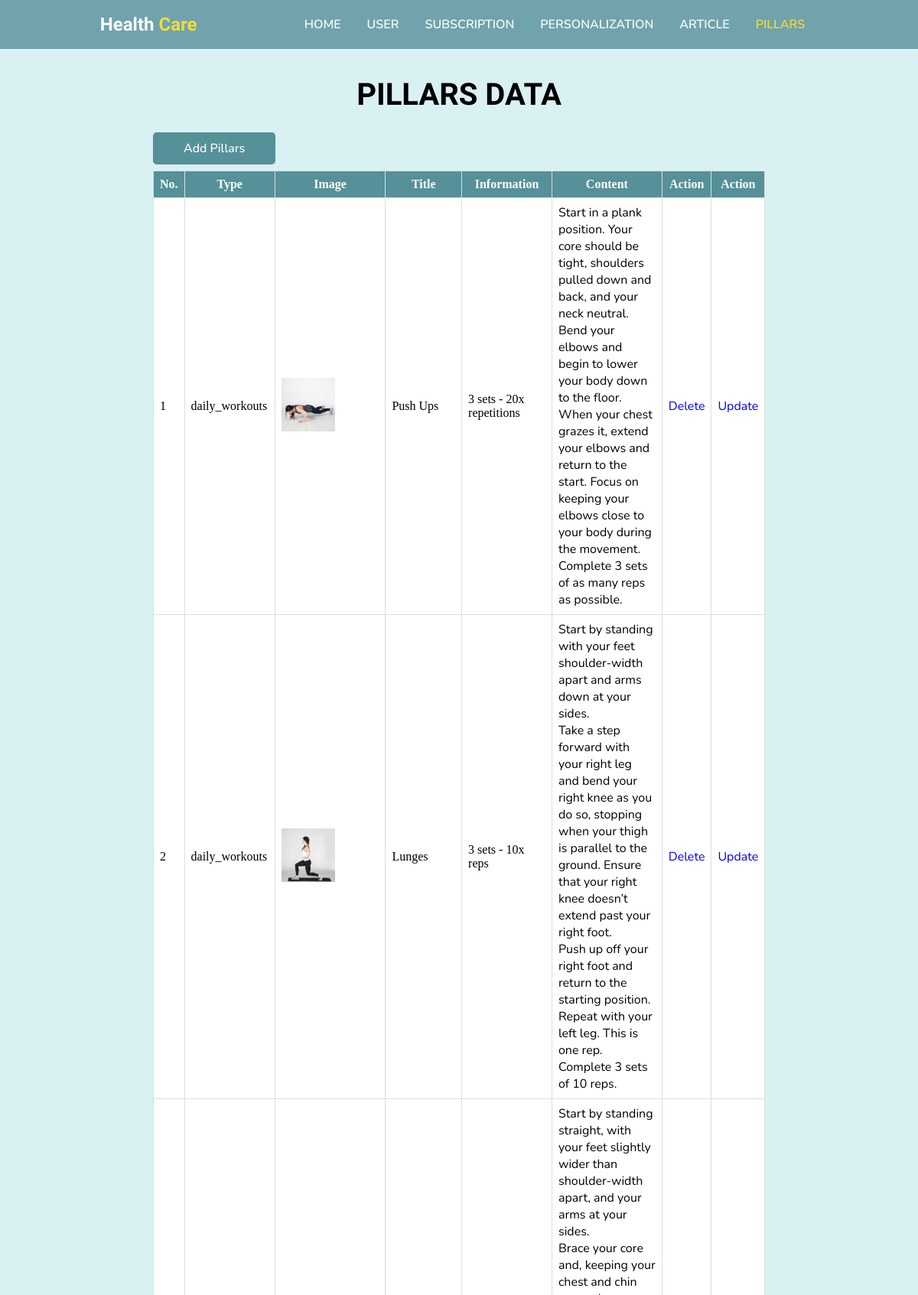
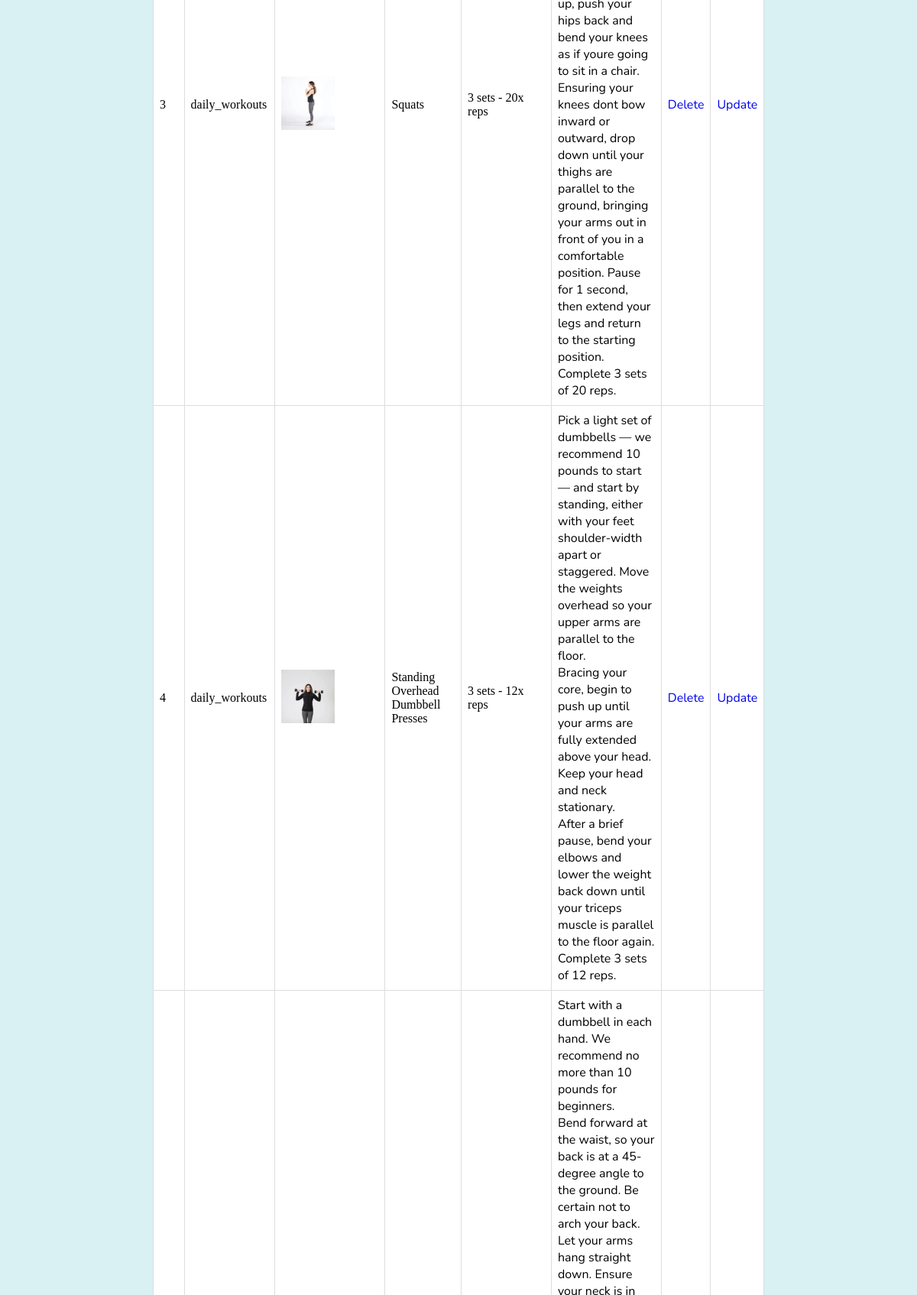
/admin/adminpillars.php (upper part), run on the app's committed database (2 pictures, top to bottom).
### tables this page shows
CREATE TABLE `pillars` (
  `id_pillars` int(11) NOT NULL,
  `type` varchar(50) NOT NULL,
  `image` varchar(225) NOT NULL,
  `title` varchar(225) NOT NULL,
  `information` varchar(1000) NOT NULL,
  `content` varchar(10000) NOT NULL
);

### admin/adminpillars.php (the view, shortened to what this page needs)
<!DOCTYPE html>
<html lang="en">
<head>
    <link rel="stylesheet" href="style_main.css">
</head>
<body>
    <header>
        <div class="logo">
            <h2>Health <span>Care</span></h2>
        </div>
        <ul class="navbar">
            <li><a href="index.php" class="btn-nav">Home</a></li>
            <li><a href="adminuser.php" class="btn-nav">User</a></li>
            <li><a href="adminsubs.php" class="btn-nav">Subscription</a></li>
            <li><a href="adminperson.php" class="btn-nav">Personalization</a></li>
            <li><a href="adminarticle.php" class="btn-nav">Article</a></li>
            <li><a href="adminpillars.php" class="btn-active">Pillars</a></li>
        </ul>
    </header>
    <section class="user">
        <h1 class="heading">Pillars Data</h1>
        <br>
        <br>
        <a href="adminpillarsadd.php" class="btn">Add Pillars</a>
        <br>
        <br>
        <table border="1" class="table">
            <tr>
                <th>No.</th>
                <th>Type</th>
                <th>Image</th>
                <th>Title</th>
                <th>Information</th>
                <th>Content</th>
                <th>Action</th>
                <th>Action</th>
            </tr>
            <?php
            include '../connect.php';
            $query_mysql = mysqli_query($mysqli, "SELECT * FROM pillars") or die(mysqli_error($mysqli));
            $nomor = 1;
            while ($data = mysqli_fetch_array($query_mysql)) {
                ?>
                <tr>
                    <td><?php echo $nomor++; ?></td>
                    <td><?php echo $data['type']; ?></td>
                    <td><img src="img-pillars/<?php echo $data["image"]; ?>" width="70" title="<?php echo $data['image']; ?>"></td>
                    <td><?php echo $data['title']; ?></td>
                    <td><?php echo $data['information']; ?></td>
                    <td><?php echo $data['content']; ?></td>
                    <td><a href="adminpillarsdelete.php?id=<?php echo $data['id_pillars']; ?>" class="btn-hapus">Delete</a>
                    </td>
                    <td><a href="adminpillarsupdate.php?id=<?php echo $data['id_pillars']; ?>" class="btn-update">Update</a>
                    </td>
                </tr>
            <?php } ?>
        </table>
        <br>
        <br>
    </section>
</body>
</html>

### admin/style_main.css (style rules this page uses)
* { margin: 0; padding: 0; box-sizing: border-box; scroll-padding-top: 4rem; scroll-behavior: smooth; list-style: none; text-decoration: none; }
h1, h2 { font-family: "Signika", sans-serif; }
a, p, li, h3, label { font-family: "Nunito", sans-serif; }
:root { --main-color: #569099; --second-color: #f6d809; --text-color: #1b1b1b; --bg-color: #ffff; --box-shadow: 2px 2px 10px 4px rgb(14 55 54 / 15%); }
section { padding: 100px 200px; }
header { position: fixed; width: 100%; top: 0; right: 0; z-index: 10000; display: flex; justify-content: space-around; align-items: center; padding: 18px 100px; transition: 0.5s linear; background-color: var(--main-color); opacity: 0.8; }
.logo h2 { color: white; }
.logo span { color: #f6d809; }
.navbar { display: flex; }
.btn-nav { padding: 8px 17px; text-decoration: none; color: white; font-size: 1rem; text-transform: uppercase; font-weight: 600; }
.btn-active { padding: 8px 17px; text-decoration: none; color: var(--second-color); font-size: 1rem; text-transform: uppercase; font-weight: 600; }
.user { width: 100%; min-height: 100vh; background: #d9f1f3; background-repeat: no-repeat; background-size: cover; background-position: center; }
.heading { color: rgb(0, 0, 0); font-size: 40px; font-weight: 600; text-align: center; text-transform: uppercase; }
.table { width: 100%; border-collapse: collapse; background: var(--bg-color); background-size: cover; background-repeat: no-repeat; }
.table th, .table td { border: 1px solid #ddd; padding: 8px; }
.table th { background-color: var(--main-color); color: #fff; }
.btn { padding: 10px 40px; border-radius: 0.3rem; background: var(--main-color); color: var(--bg-color); font-weight: 500; }

### data on the page
pillars: type "daily_workouts", image (picture), title "Push Ups", information "3 sets - 20x repetitions", content "Start in a plank position. Your core should be tight, shoulders pulled down and back, and your neck neutral. Bend your elbows and begin to lower your body down to the floor. When your chest grazes it, extend your elbows and return to the start. Focus on keeping your elbows close to your body during the movement. Complete 3 sets of as many reps as possible."
pillars: type "daily_workouts", image (picture), title "Lunges", information "3 sets - 10x reps", content "Start by standing with your feet shoulder-width apart and arms down at your sides. Take a step forward with your right leg and bend your right knee as you do so, stopping when your thigh is parallel to the ground. Ensure that your right knee doesn’t extend past your right foot. Push up off your right foot and return to the starting position. Repeat with your left leg. This is one rep. Complete 3 sets of 10 reps."
pillars: type "daily_workouts", image (picture), title "Squats", information "3 sets - 20x reps", content "Start by standing straight, with your feet slightly wider than shoulder-width apart, and your arms at your sides. Brace your core and, keeping your chest and chin up, push your hips back and bend your knees as if youre going to sit in a chair. Ensuring your knees dont bow inward or outward, drop down until your thighs are parallel to the ground, bringing your arms out in front of you in a comfortable position. Pause for 1 second, then extend your legs and return to the starting position. Complete 3 sets of 20 reps."
pillars: type "daily_workouts", image (picture), title "Standing Overhead Dumbbell Presses", information "3 sets - 12x reps", content "Pick a light set of dumbbells — we recommend 10 pounds to start — and start by standing, either with your feet shoulder-width apart or staggered. Move the weights overhead so your upper arms are parallel to the floor. Bracing your core, begin to push up until your arms are fully extended above your head. Keep your head and neck stationary. After a brief pause, bend your elbows and lower the weight back down until your triceps muscle is parallel to the floor again. Complete 3 sets of 12 reps."
pillars: content "Start with a dumbbell in each hand. We recommend no more than 10 pounds for beginners."
